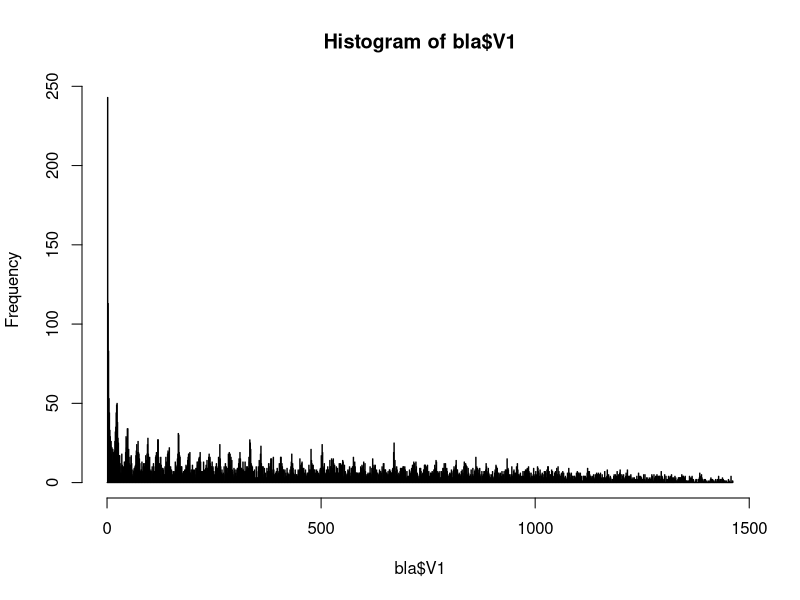
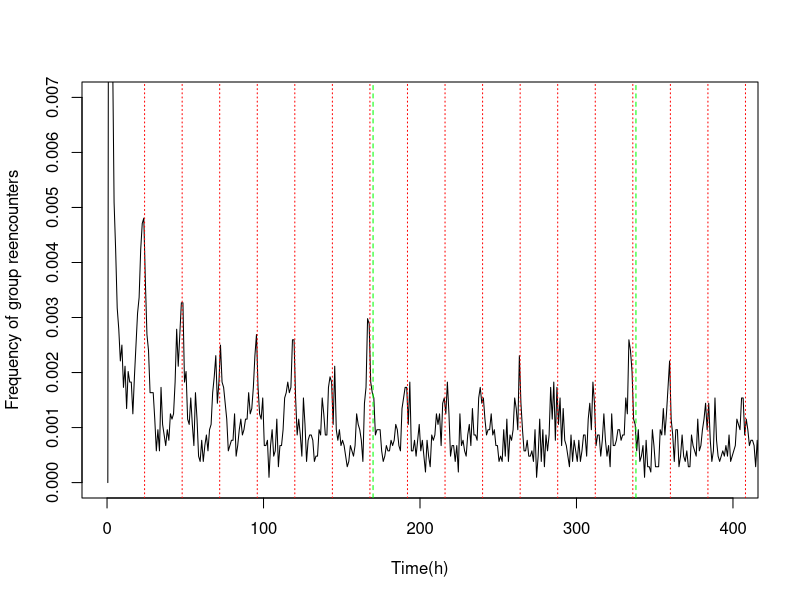
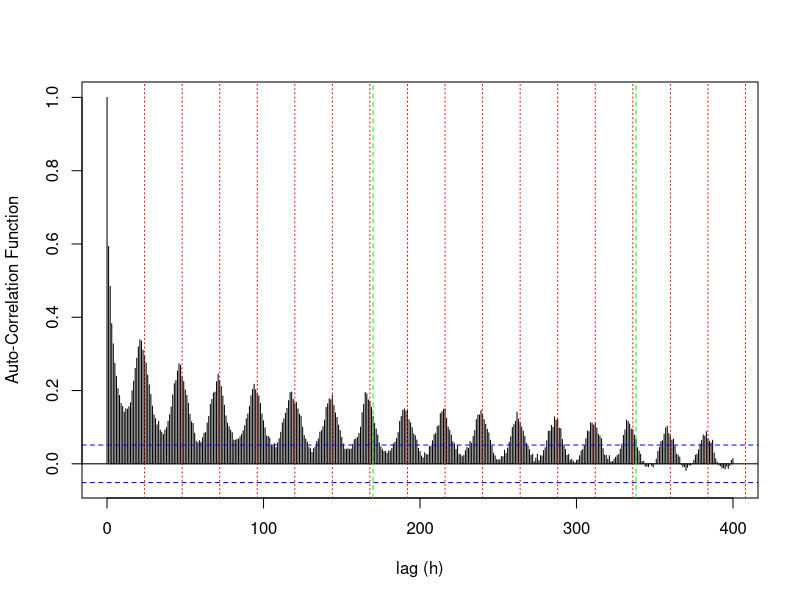

These charts were generated, in order, by the following R code:
suppressMessages(library(splines))



bla = read.csv("ict.csv",head=F)
a = hist(bla$V1,breaks = seq(0,max(bla$V1),by=1))
png("periodicity.png")
plot(a$mids,a$density,type="l",ylim = c(0,0.007),xlim = c(0,400), xlab = "Time(h)", ylab="Frequency of group reencounters")
abline(v=seq(24,720,by=24),lty=3,col="red",lwd=1)
abline(v=seq(7*24+2,720,by=7*24),lty=2,col="green",lwd=1)
dev.off()

png("auto_corr.png")
acf(a$density, lag.max = 400,xlab="lag (h)",ylab="Auto-Correlation Function", main="")
abline(v=seq(24,720,by=24),lty=3,col="red",lwd=1)
abline(v=seq(7*24+2,720,by=7*24),lty=2,col="green",lwd=1)
dev.off()
